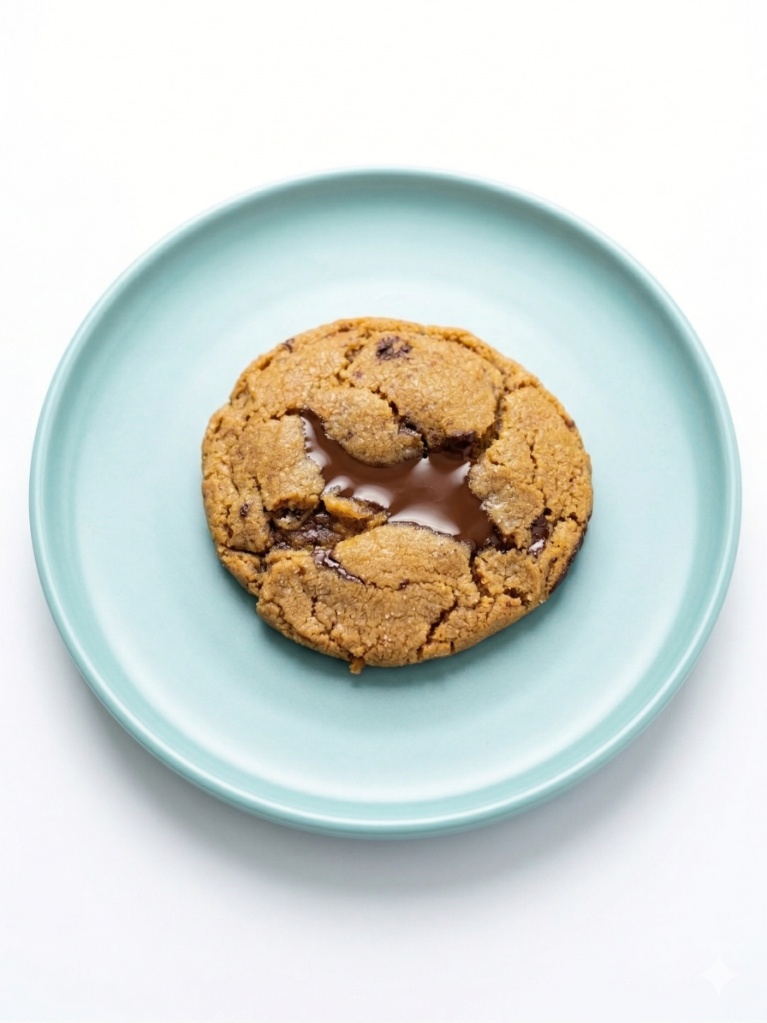
#> input picture images/broma_cookie.png, 767 x 1023 px, found by its file name; its folder holds only this picture in this run
$ python crop_images.py
#> lines starting #> are read from the running program, lines starting #| are printed output that depends on the picture
#> in process_image, img is the input picture: PIL image 767x1023 RGB; mean R, G, B 212.9, 216.8, 211.2
#!/usr/bin/env python3
"""
Script to standardize image shapes and remove backgrounds for bakery products.
Crops images to center with consistent aspect ratio.
"""

import os
from PIL import Image

INPUT_DIR = os.path.join(os.path.dirname(__file__), '..', 'public', 'images')
OUTPUT_DIR = INPUT_DIR

TARGET_SIZE = (800, 800)  # 1:1 square
ASPECT_RATIO = 1 / 1

def crop_center(img, target_size):
    """Crop image from center to target aspect ratio, then resize."""
#> called with target_size = (800, 800)
    width, height = img.size
#> width = 767; height = 1023
    target_width, target_height = target_size

    # Calculate crop box for target aspect ratio
    current_ratio = width / height
#> current_ratio = 0.75
    target_ratio = target_width / target_height

    if current_ratio > target_ratio:
        # Image is wider - crop horizontally
        new_width = int(height * target_ratio)
        left = (width - new_width) // 2
        img = img.crop((left, 0, left + new_width, height))
    else:
        # Image is taller - crop vertically
        new_height = int(width / target_ratio)
#> new_height = 767
        top = (height - new_height) // 2
#> top = 128
        img = img.crop((0, top, width, top + new_height))
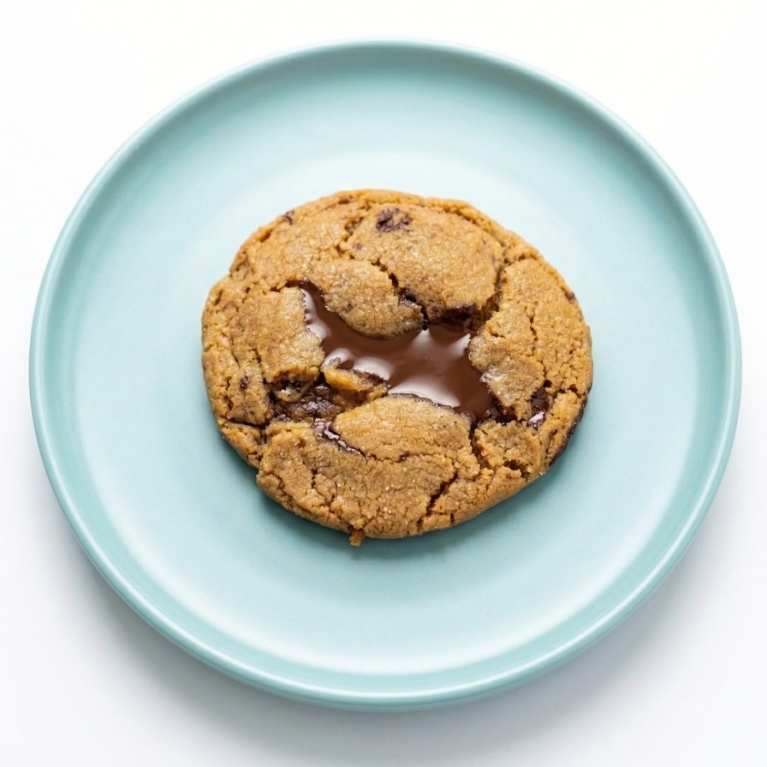
#> img: PIL image 767x767 RGB; mean R, G, B 201.1, 206.3, 198.3

    # Resize to target
    return img.resize(target_size, Image.Resampling.LANCZOS)

def process_image(input_path, output_path, target_size=TARGET_SIZE):
    """Process a single image - crop and resize."""
    try:
        img = Image.open(input_path)

        # Convert RGBA to RGB if needed (for transparency)
        if img.mode == 'RGBA':
            # Create white background for transparent areas
            background = Image.new('RGB', img.size, (255, 255, 255))
            background.paste(img, mask=img.split()[3])
            img = background
        elif img.mode != 'RGB':
            img = img.convert('RGB')

        # Crop and resize
        img = crop_center(img, target_size)

        # Save
        img.save(output_path, 'PNG', quality=95)
        print(f"Processed: {input_path} -> {output_path}")

    except Exception as e:
        print(f"Error processing {input_path}: {e}")

def process_all_images():
    """Process all images in the input directory."""
    if not os.path.exists(INPUT_DIR):
        print(f"Input directory not found: {INPUT_DIR}")
        return

    # Process all PNG and JPG files
    for filename in os.listdir(INPUT_DIR):
        if filename.lower().endswith(('.png', '.jpg', '.jpeg')):
            input_path = os.path.join(INPUT_DIR, filename)
            output_path = input_path  # Overwrite original

            if os.path.isfile(input_path):
                process_image(input_path, output_path)

if __name__ == '__main__':
    process_all_images()
    print("Done!")

$ run again, on images/whole_grain_sourdough.png
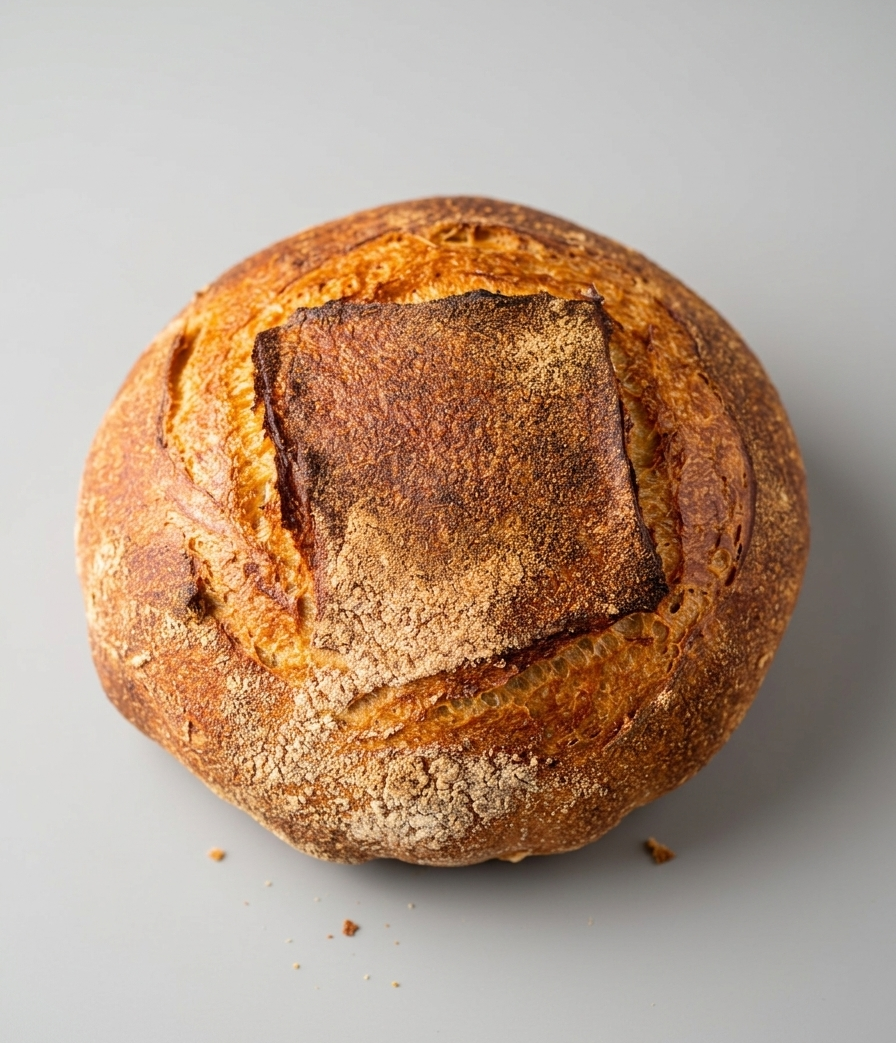
#> input picture images/whole_grain_sourdough.png, 896 x 1043 px, found by its file name
#> in process_image, img is the input picture: PIL image 896x1043 RGBA; mean R, G, B, A 180.3, 154.1, 133.7, 255
#> in crop_center, `img = img.crop((0, top, width, top + new_height))`:
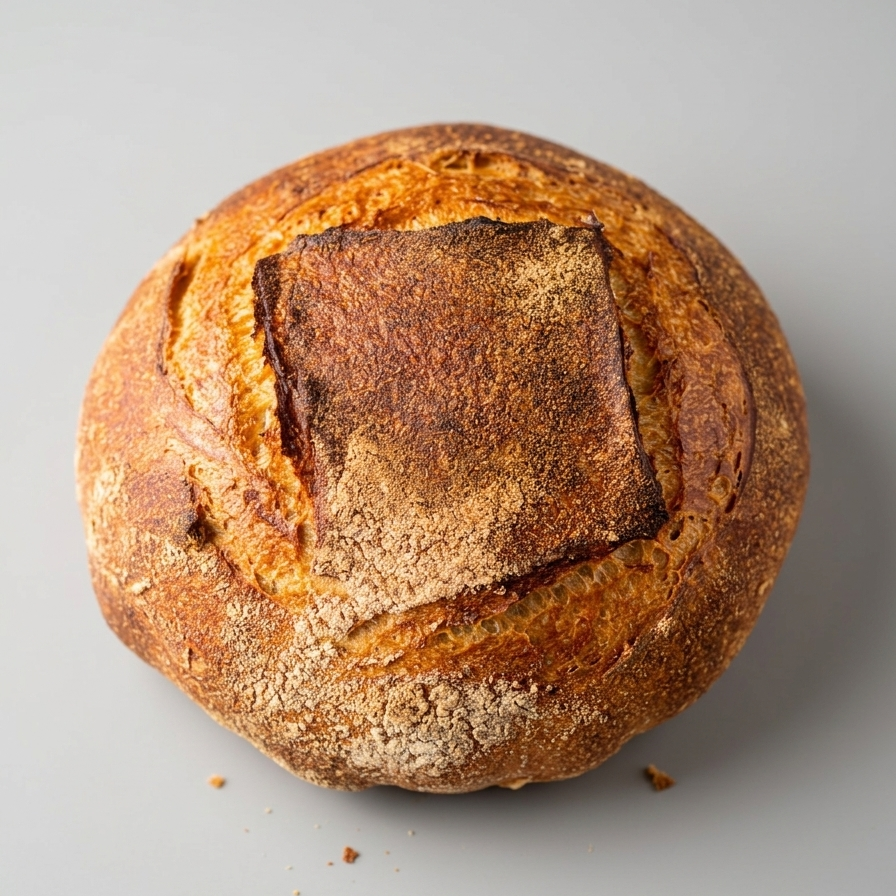
#> img: PIL image 896x896 RGB; mean R, G, B 177.5, 147, 123.4

$ run again, on images/mexican_wedding_cookies.png
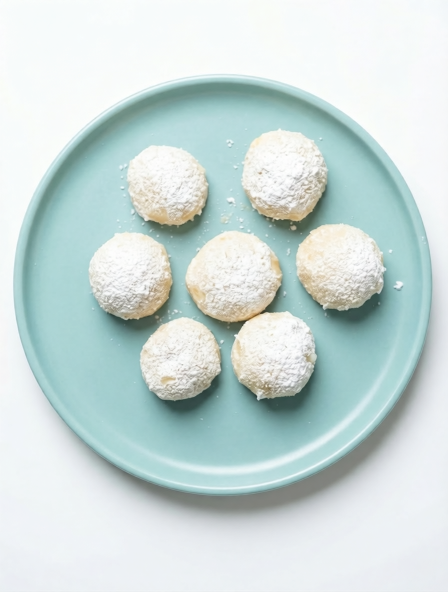
#> input picture images/mexican_wedding_cookies.png, 896 x 1184 px, found by its file name (shown at 1/2 size)
#> in process_image, img is the input picture: PIL image 896x1184 RGB; mean R, G, B 203.6, 218.6, 217.2
#> in crop_center, `img = img.crop((0, top, width, top + new_height))`:
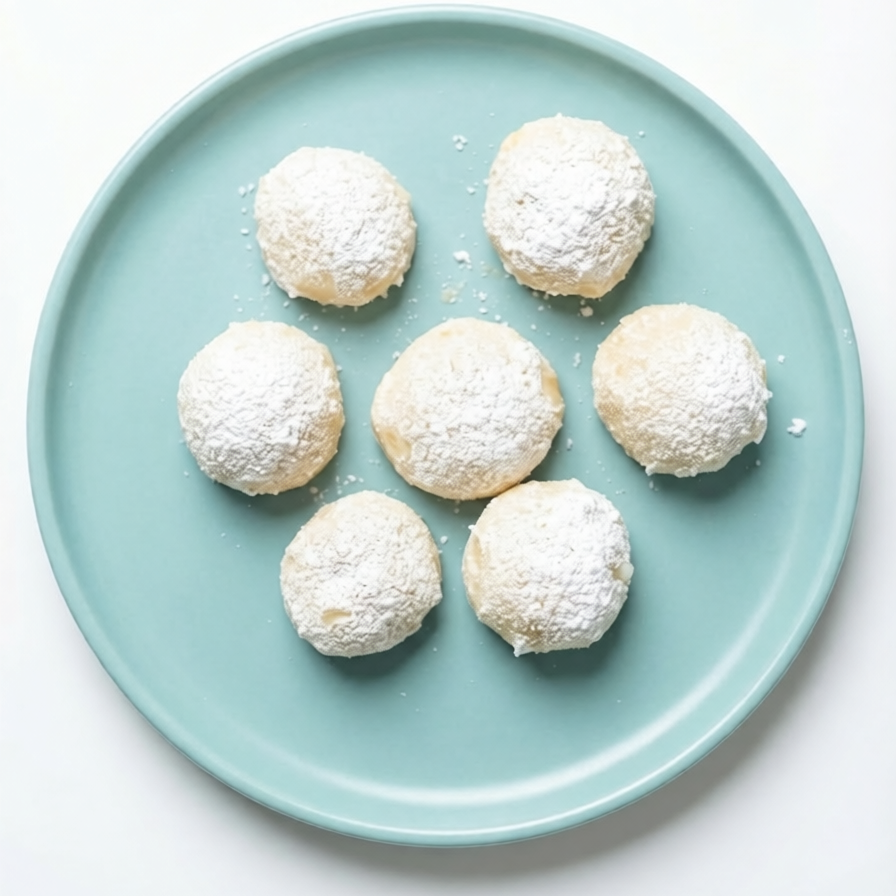
#> img: PIL image 896x896 RGB; mean R, G, B 191.5, 210.2, 207.8

$ run again, on images/white_sourdough_bread.png
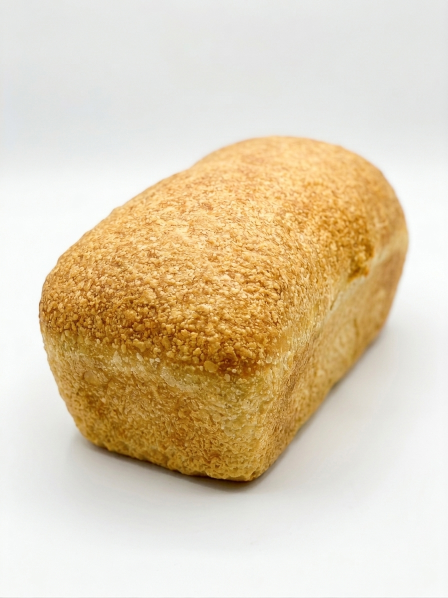
#> input picture images/white_sourdough_bread.png, 896 x 1195 px, found by its file name (shown at 1/2 size)
#> in process_image, img is the input picture: PIL image 896x1195 RGBA; mean R, G, B, A 222.5, 206.3, 178.6, 255
#> in crop_center, `img = img.crop((0, top, width, top + new_height))`:
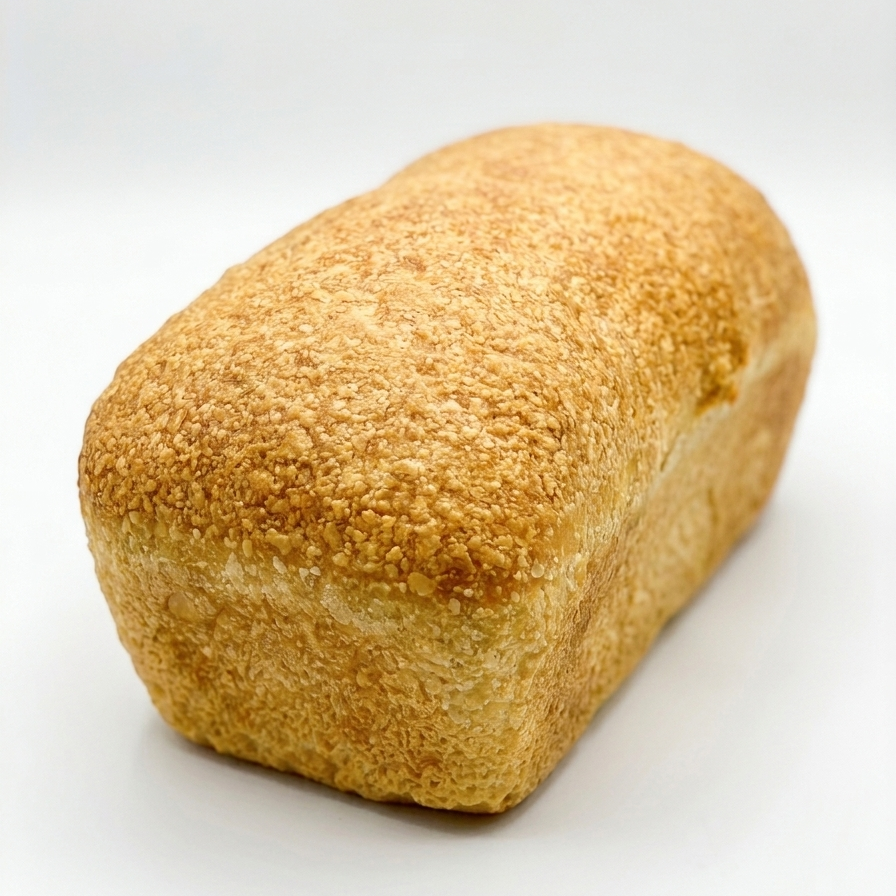
#> img: PIL image 896x896 RGB; mean R, G, B 217.9, 195.8, 159.3
